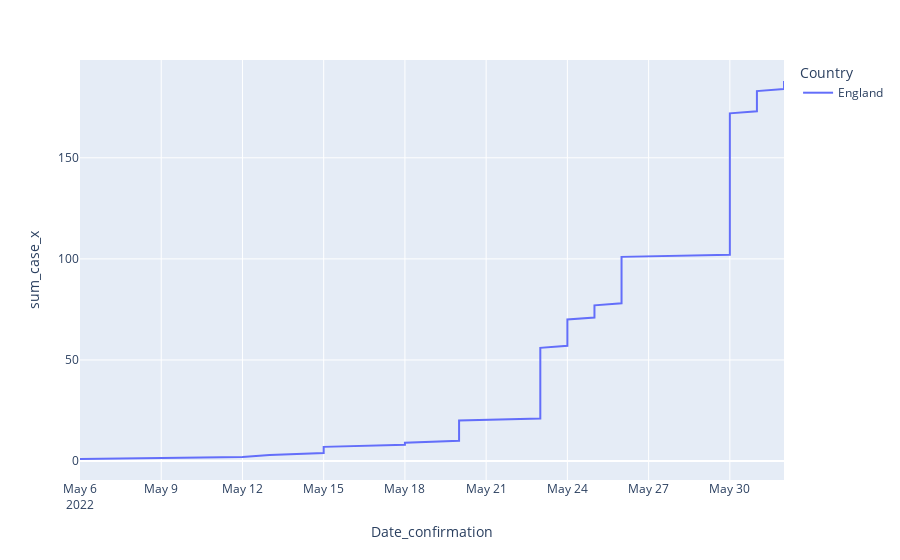

The cell this chart's notebook holds for it:
### Code cell
fig3 = px.line(merge_df[merge_df['Country'] == 'England'], x='Date_confirmation',y='sum_case_x', color='Country')
fig3.show()

### Figure 1 — Plotly figure (JSON) as saved in the notebook; plotly's stock layout.template omitted (floating-point values rounded to 4 significant figures; data arrays with more than 128 entries replaced by an {"elided": "..."} marker saying what was removed)
{"data": [{"hovertemplate": "Country=England<br>Date_confirmation=%{x}<br>sum_case_x=%{y}<extra></extra>", "legendgroup": "England", "line": {"color": "#636efa", "dash": "solid"}, "marker": {"symbol": "circle"}, "mode": "lines", "name": "England", "orientation": "v", "showlegend": true, "type": "scatter", "x": {"elided": "188 str values"}, "xaxis": "x", "y": {"elided": "188 int values"}, "yaxis": "y"}], "layout": {"legend": {"title": {"text": "Country"}, "tracegroupgap": 0}, "margin": {"t": 60}, "xaxis": {"anchor": "y", "domain": [0, 1], "title": {"text": "Date_confirmation"}}, "yaxis": {"anchor": "x", "domain": [0, 1], "title": {"text": "sum_case_x"}}}}
